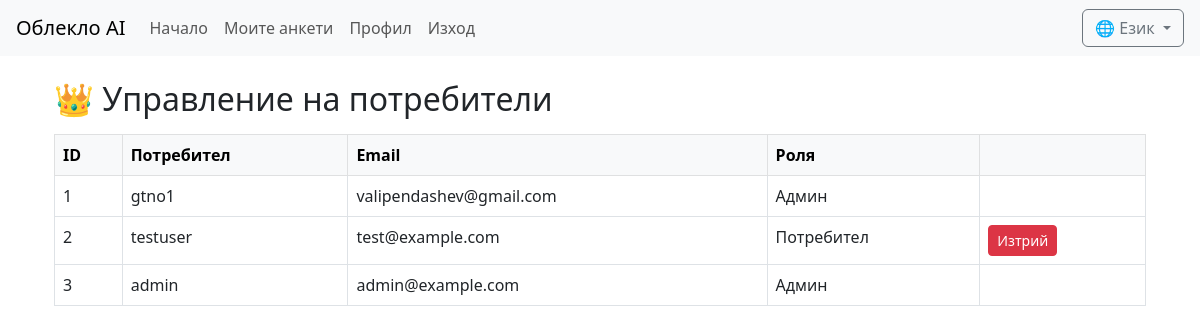
The app's page /admin/users (signed in) with its own data.
### app/models.py (models this page shows, shortened)
class User(db.Model, UserMixin):
    id = db.Column(db.Integer, primary_key=True)
    username = db.Column(db.String(64), unique=True, nullable=False)
    email = db.Column(db.String(120), unique=True, nullable=False)
    password_hash = db.Column(db.String(128), nullable=False)
    role = db.Column(db.String(20), default='user')

### app/routes.py (the view)
@main_bp.route("/admin/users")
@login_required
@admin_required
def admin_users():
    users = User.query.all()
    return render_template("admin_users.html", users=users)

### app/routes.py (called while the page is built)
def admin_required(f):
    @wraps(f)
    def wrapper(*args, **kwargs):
        if not current_user.is_authenticated or current_user.role != 'admin':
            abort(403)
        return f(*args, **kwargs)
    return wrapper

@login_manager.user_loader
def load_user(user_id):
    return User.query.get(int(user_id))

### app/templates/admin_users.html (shortened to what this page needs)
{% extends "base.html" %}
{% block content %}
<div class="container mt-4">
  <h2>👑 {{ 'Управление на потребители' if session.get('lang') != 'en' else 'User Management' }}</h2>
  {% if users %}
    <table class="table table-bordered table-hover mt-3">
      <thead class="table-light">
        <tr>
          <th>ID</th>
          <th>{{ 'Потребител' if session.get('lang') != 'en' else 'Username' }}</th>
          <th>Email</th>
          <th>{{ 'Роля' if session.get('lang') != 'en' else 'Role' }}</th>
          <th></th>
        </tr>
      </thead>
      <tbody>
        {% for user in users %}
        <tr>
          <td>{{ user.id }}</td>
          <td>{{ user.username }}</td>
          <td>{{ user.email }}</td>
          <td>{{ 'Админ' if user.role == 'admin' else 'Потребител' if session.get('lang') != 'en' else ('Admin' if user.role == 'admin' else 'User') }}</td>
          <td>
            {% if user.role != 'admin' %}
              <form method="POST" action="{{ url_for('main.delete_user', user_id=user.id) }}">
                <button class="btn btn-sm btn-danger" onclick="return confirm('{{ 'Сигурен ли си?' if session.get('lang') != 'en' else 'Are you sure?' }}')">
                  {{ 'Изтрий' if session.get('lang') != 'en' else 'Delete' }}
                </button>
              </form>
            {% endif %}
          </td>
        </tr>
        {% endfor %}
      </tbody>
    </table>
  {% else %}
    <p class="text-muted">{{ 'Няма потребители' if session.get('lang') != 'en' else 'No users available.' }}</p>
  {% endif %}
</div>
{% endblock %}

### app/templates/base.html (shortened to what this page needs)
<!DOCTYPE html>
<html lang="bg">
<head>
    <link href="https://cdn.jsdelivr.net/npm/bootstrap@5.3.0/dist/css/bootstrap.min.css" rel="stylesheet">
</head>
<body>
    <nav class="navbar navbar-expand-lg navbar-light bg-light px-3">
        <a class="navbar-brand" href="{{ url_for('main.image_index') }}">Облекло AI</a>
        <ul class="navbar-nav me-auto mb-2 mb-lg-0">
            <li class="nav-item"><a class="nav-link {% if request.endpoint == 'main.image_index' %}fw-bold{% endif %}" href="{{ url_for('main.image_index') }}">{{ 'Начало' if session.get('lang') != 'en' else 'Home' }}</a></li>
            {% if current_user.is_authenticated %}
                <li class="nav-item"><a class="nav-link {% if request.endpoint == 'main.my_surveys' %}fw-bold{% endif %}" href="{{ url_for('main.my_surveys') }}">{{ 'Моите анкети' if session.get('lang') != 'en' else 'My Surveys' }}</a></li>
                <li class="nav-item"><a class="nav-link {% if request.endpoint == 'main.profile' %}fw-bold{% endif %}" href="{{ url_for('main.profile') }}">{{ 'Профил' if session.get('lang') != 'en' else 'Profile' }}</a></li>
                <li class="nav-item"><a class="nav-link" href="{{ url_for('main.logout') }}">{{ 'Изход' if session.get('lang') != 'en' else 'Logout' }}</a></li>
            {% endif %}
        </ul>
        <div class="dropdown">
            <button class="btn btn-outline-secondary dropdown-toggle" type="button" data-bs-toggle="dropdown">
                🌐 {{ 'Език' if session.get('lang') != 'en' else 'Language' }}
            </button>
        </div>
    </nav>
    <div class="container mt-3">
        {% block content %}{% endblock %}
    </div>
</body>
</html>

### records on screen
User: id "1", username "gtno1", email "valipendashev@gmail.com", role "Админ"
User: id "2", username "testuser", email "test@example.com", role "Потребител", value "Изтрий"
User: id "3", username "admin", email "admin@example.com", role "Админ"

### other values on screen
{{ 'Начало' if session.get('lang') != 'en' else 'Home' }} "Начало"
{{ 'Моите анкети' if session.get('lang') != 'en' else 'My Surveys' }} "Моите анкети"
{{ 'Профил' if session.get('lang') != 'en' else 'Profile' }} "Профил"
{{ 'Изход' if session.get('lang') != 'en' else 'Logout' }} "Изход"
{{ 'Език' if session.get('lang') != 'en' else 'Language' }} "Език"
{{ 'Потребител' if session.get('lang') != 'en' else 'Username' }} "Потребител"
{{ 'Роля' if session.get('lang') != 'en' else 'Role' }} "Роля"
